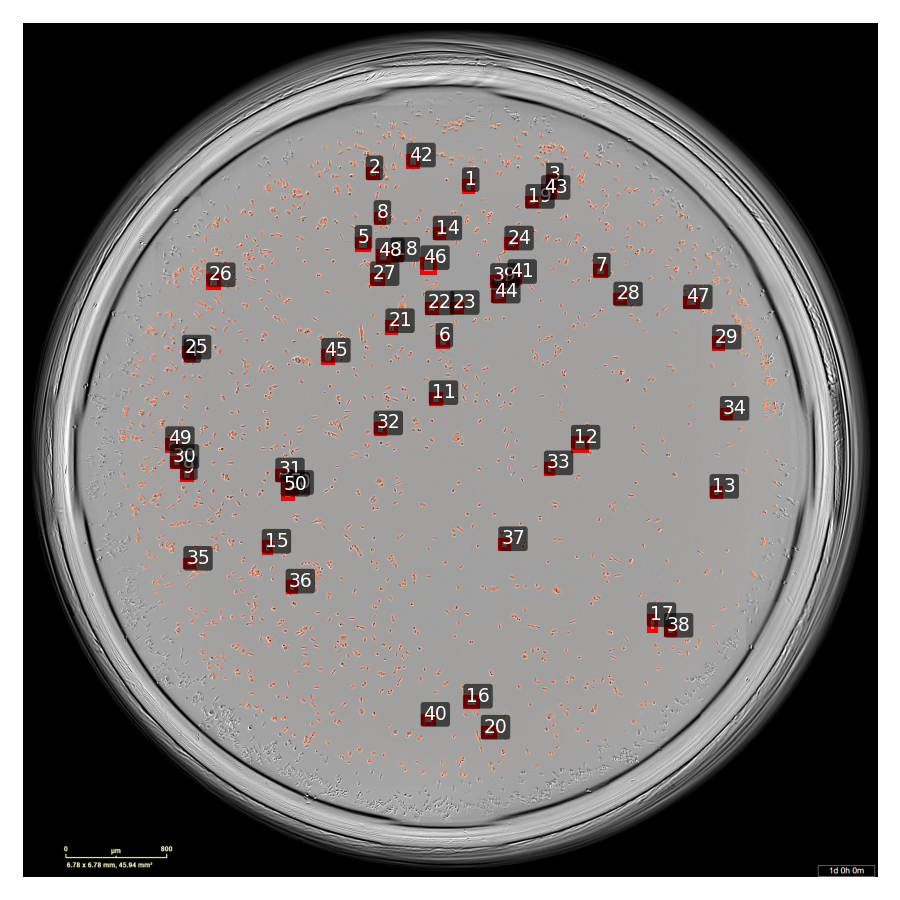
#> input picture data/Morphology/MDA-MB-231_ImageSegmentationForMorph/Outputs/C1_231/qc/C1_FOV_D6_site1_01d00h00m_selection_map.png, 900 x 900 px
$ python -i incucyte_pipeline.py   (imports and definitions only)   (older library calls are emulated)
#> lines starting #> are read from the running program, lines starting #| are printed output that depends on the picture; after the words box and inside, x2 and y2 are one past the last pixel; in counts of white or black regions, pixels touching at a corner belong together
# incucyte_pipeline.py
# Engine for Incucyte morphology analysis (Cells & Nuclei)
# Filename format: <root>_<chan>_<sample>_<well>_<site>_<time>.tif
# Example: KH2506_GFP_F7_B6_1_01d00h00m.tif

import os, re, math, warnings
from dataclasses import dataclass
from typing import Optional, Dict, List
from pathlib import Path

import numpy as np
import pandas as pd
import tifffile as tiff
import matplotlib.pyplot as plt
from matplotlib.patches import Rectangle

from skimage import filters, morphology, measure, segmentation, util, feature, color, exposure, restoration
from skimage.morphology import remove_small_objects, remove_small_holes, white_tophat, disk
from scipy import ndimage as ndi
import json

# ---- Optional: Cellpose for best cell segmentation on phase ----
try:
    from cellpose import models
    _HAS_CELLPOSE = True
except Exception:
    _HAS_CELLPOSE = False
    warnings.warn("Cellpose not found. Classic segmentation will be used for cells.", RuntimeWarning)

# ---- Safe thread defaults (you can override via env) ----
# [5 lines not run here, left out]


# =========================
# Config dataclass
# =========================
@dataclass
class PipelineConfig:
    parent_dir: str = "./"
    outputs_dir: str = "./outputs"

    # <root>_<chan>_<sample>_<well>_<site>_<time>.tif
    filename_regex: str = r"^(?P<root>.+?)_(?P<chan>GFP|MC|PHASE|OVERLAP)_(?P<sample>[A-Za-z0-9-]+)_(?P<well>[A-Za-z0-9-]+)_(?P<site>[A-Za-z0-9]+)_(?P<time>\d{2}d\d{2}h\d{2}m)(?:[^.]*)\.(?:tif|tiff|png)$"

    # --- Inner-circle crop (exclude well edge) ---
    use_inner_circle_crop: bool = True     # turn on to enable
    crop_radius_frac: float = 0.70          # 0<r<=1, fraction of min(H,W)/2
    crop_center_xy: Optional[tuple] = None  # (cx, cy) in pixels; None => image center
    hard_mask_images: bool = True           # zero pixels outside circle before seg

    # Scale
    microns_per_pixel: Optional[float] = None
    scale_bar_microns: float = 800.0
    scale_bar_search_height_pct: float = 0.18
    overlap_image_hint: Optional[str] = None

    # Selection & reproducibility
    random_seed: int = 1337
    target_cells: int = 50
    grid_rows: int = 5
    grid_cols: int = 5
    exclude_phase_edge_touching: bool = True
    exclude_nucleus_edge_touching: bool = True

    # Size filters (µm²)
    min_cell_area_um2: float = 50.0
    max_cell_area_um2: float = 5_000.0
    min_nuc_area_um2: float = 15.0
    max_nuc_area_um2: float = 2_000.0

    # FOV scan limit
    max_fovs_per_sample: int = 20

    # Cellpose (CP4)
    use_cellpose: bool = True
    cellpose_model: str = "cyto2"
    cellpose_diameter: Optional[float] = None
    cellpose_flow_threshold: float = 0.4
    cellpose_cellprob_threshold: float = 0.0
    cellpose_batch_size: int = 8
    normalize_cellpose: bool = True
    invert_cellpose: bool = False

    # Classic fallback (phase)
    phase_gaussian_sigma: float = 1.0
    phase_thresh_method: str = "otsu"  # "otsu"|"yen"|"tri"
    phase_min_size_px: int = 200

    # ---- Nuclei (basic) ----
    nuclei_gaussian_sigma: float = 1.0
    nuclei_min_size_px: int = 50
    nuclei_watershed: bool = True
    nuclei_watershed_compactness: float = 0.0

    # ---- Nuclei (advanced) ----
    nuc_top_hat_radius: int = 9        # 5–11 is typical
    nuc_clahe_clip: float = 0.005       # 0.005–0.02
    nuc_log_sigma_min: float = 1.2     # px
    nuc_log_sigma_max: float = 4.2     # px
    nuc_log_threshold: float = 0.018    # LoG response threshold
    refine_nuclei_within_cell: bool = True  # refine inside ROI for the selected cell
    nuc_threshold_offset: float = 0.0      # + makes masks smaller/tighter
    nuc_sauvola_window: int = 25
    nuc_sauvola_k: float = 0.2
    nuc_min_pixels_after_thresh: int = 50
    nuc_shrink_px: int = 0   # 0 = off; 1 = ~1-px shrink before watershed
    # size/cleanup
    nuc_fill_holes_area: int = 128        # fill small interior holes
    nuc_open_radius: int = 0              # 0 disables; 1 is a gentle trim
    # seeding / splitting
    nuc_min_distance_px: int = 8          # fallback peak spacing (prevents merges)
    # Mask smoothing
    mask_smooth_radius_px: int = 0         # 0 = off; 1–2 are gentle, >2 gets blobby
    subpixel_smooth_sigma: float = 1.0   # set 0 to disable
    smooth_for_display_only: bool = False  # <<< set False to affect measurements

    # Viz
    qc_panel_crop_pad_px: int = 20
    qc_panels_per_row: int = 5

    # --- QC saving controls ---
    save_individual_qc_panels: bool = False   # per-cell PNGs
    save_combined_qc_panel: bool = True      # big gallery PNG
    save_selection_maps: bool = True         # NEW: per-FOV "selection map" PNGs

    # --- Selection manifest (replay your reviewed picks) ---
    save_selection_manifest: bool = True
    use_selection_manifest_path: Optional[str] = None  # path to JSON to replay selection (optional)

    # Selection map styling
    selection_map_box_color: tuple = (1.0, 0.0, 0.0)  # RGB red
    selection_map_box_thickness: int = 2
    selection_map_pad_px: int = 6                    # pad around each bbox
    selection_map_label_boxes: bool = True           # show 1..50 on each box

    # Runtime
    save_intermediate_masks: bool = True
    verbose: bool = True


# =========================
# Parsing & IO
# =========================
@dataclass(frozen=True)
class ImageKey:
    root: str
    sample: str
    well: str
    site: str
    timecode: str

def _fname_re(cfg: PipelineConfig):
    return re.compile(cfg.filename_regex)

# [9 lines left out: function parse_filename, not called in this run]

def ensure_dir(p: Path):
    p.mkdir(parents=True, exist_ok=True)

# [25 lines left out: function group_fovs_by_key, not called in this run]

def load_image(path: str):
    return tiff.imread(path)

# [39 lines left out: functions rescale_for_display, _circle_mask, _apply_roi_mask_to_images, _keep_labels_inside_mask, not called in this run]

# =========================
# Scale bar calibration
# =========================
from skimage import color as _color, morphology as _morph, filters as _filters, measure as _measure

def detect_scale_bar_pixels(overlap_img, search_height_pct: float=0.18):
#> called with search_height_pct = 0.18
    H, W = overlap_img.shape[:2]
#> H = 900; W = 900
    h0 = int(H * (1.0 - search_height_pct))
#> h0 = 738
    strip = overlap_img[h0:, :]
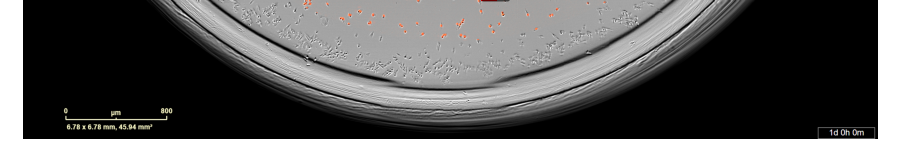
#> strip: shape (162, 900, 3); mean R, G, B 100.3, 100, 99.8
    g = _color.rgb2gray(strip) if strip.ndim == 3 else util.img_as_float(strip)
    thr = _filters.threshold_otsu(g)
#> thr = 0.404
    bw1 = _morph.binary_opening(g > thr, _morph.rectangle(3,7))
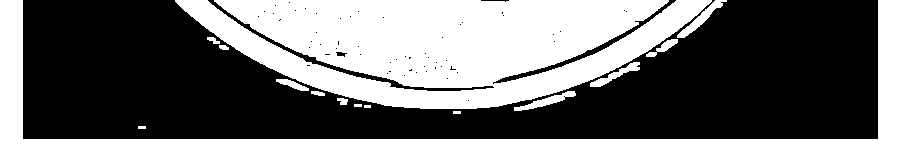
#> bw1: shape (162, 900) bool; 46.2% white; 15 white regions, largest, box (x1, y1, x2, y2) and area: (175, 0, 712, 109) 38595, (0, 0, 900, 162) 26955, (677, 0, 727, 38) 430
    bw2 = _morph.binary_opening(g < thr, _morph.rectangle(3,7))
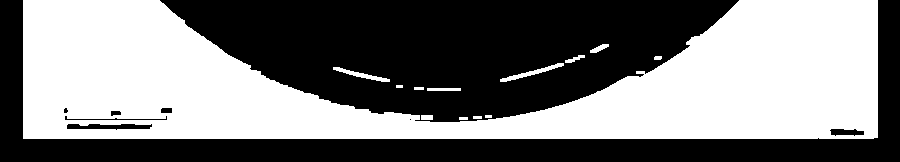
#> bw2: shape (162, 900) bool; 48.8% white; 13 white regions, largest, box (x1, y1, x2, y2) and area: (23, 0, 878, 139) 70226, (500, 63, 564, 82) 271, (333, 67, 390, 82) 236
    best = 0
    for bw in (bw1, bw2):
        lab = _measure.label(bw, connectivity=2)
        for rp in _measure.regionprops(lab):
            minr, minc, maxr, maxc = rp.bbox
            height = maxr - minr
            width = maxc - minc
            if height < 0.15*strip.shape[0] and width > best:
                best = width
#> this loop made 2 passes
#> pass 1, in detect_scale_bar_pixels, `lab = _measure.label(bw, connectivity=2)`:
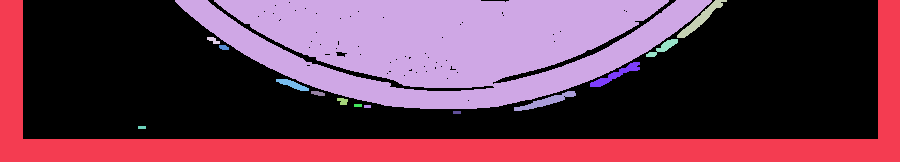
#> lab: shape (162, 900) int32; 16 distinct labels, from 0 to 15; one colour per label, 0 black
#> pass 2, in detect_scale_bar_pixels, `lab = _measure.label(bw, connectivity=2)`:
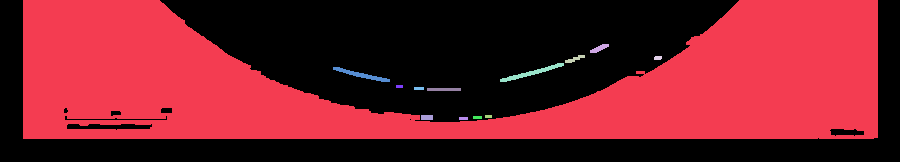
#> lab: shape (162, 900) int32; 14 distinct labels, from 0 to 13; one colour per label, 0 black
#> after the loop, best = 64
    return best if best>0 else None

# [1194 lines left out: functions _find_overlap_hint_for_fovs, calibrate_microns_per_pixel, segment_cells_phase, _robust_01, _adaptive_nuc_threshold, segment_nuclei_single_channel and 24 more, not called in this run]

>>> import cv2
>>> picture = cv2.cvtColor(cv2.imread('../data/Morphology/MDA-MB-231_ImageSegmentationForMorph/Outputs/C1_231/qc/C1_FOV_D6_site1_01d00h00m_selection_map.png'), cv2.COLOR_BGR2RGB)
>>> result = detect_scale_bar_pixels(picture)
#> result = 64
